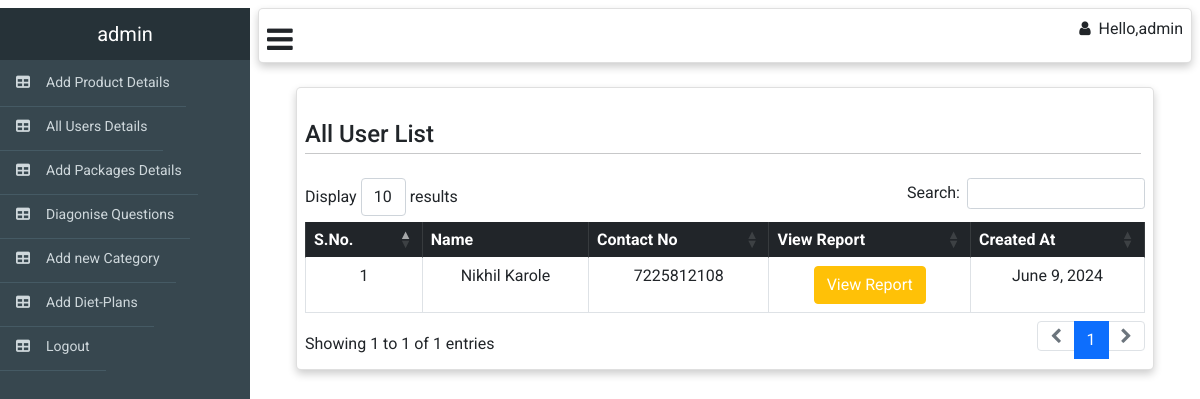
Page /web_admin/all-users (signed in) on the committed database.
### web_admin/models.py (models this page shows)
class user(models.Model):
    name = models.CharField(max_length=50)
    contact_no = models.CharField(max_length=15)
    otp = models.CharField(max_length=6)
    email = models.CharField(max_length=30)
    role = models.CharField(max_length=15, choices=Role)
    password = models.CharField(max_length=20,null=True,blank=True)
    is_active = models.BooleanField(default=True)
    gender = models.CharField(max_length=15, choices=Gender)
    age = models.IntegerField(default=0,null=True,blank=True)
    scalp_image = models.ImageField(upload_to='scalp_image/',null=True,blank=True)
    is_question_submitted = models.BooleanField(default=False)
    hair_health = models.FloatField(default=0)
    last_update_que = models.ForeignKey(questions,on_delete=models.CASCADE,null=True,blank=True)
    profile_image = models.ImageField(upload_to='profile/',null=True,blank=True)
    created_at = models.DateTimeField(auto_now_add=True)
    updated_at = models.DateTimeField(auto_now=True)

### web_admin/views.py (the view)
# urls.py: path('all-users',AllUsers.as_view(),name='all-users'),
class AllUsers(APIView):
    template_name = 'all_users_list.html'
    model = user
    def get(self,request,*args, **kwargs):
        list = self.model.objects.all()
        context={'list':list}
        return render(request,self.template_name,context)

### web_admin/templates/all_users_list.html (shortened to what this page needs)
{% extends "web_adminbase.html" %} {% block body %}{% load static %}
<div class="m-4">
  <div class="card me-6 p-2" style="width: auto">
    <h4 class="mt-4 p-0">
      All User List
      <hr class="hr p-0 mt-1 me-1" />
    </h4>
    <table
      id="example"
      class="table table-bordered text-center"
      style="width: 100%"
    >
      <thead class="table-dark text-center">
        <tr class="p-3 text-center">
          <th>S.No.</th>
          <th>Name</th>
          <th>Contact No</th>
          <th>View Report</th>
          <th>Created At</th>
        </tr>
      </thead>
      <tbody>
        {% for obj in list %}
        <tr>
          <td>{{forloop.counter}}</td>
          <td>{{obj.name}}</td>
          <td>{{obj.contact_no}}</td>
          <td><a class="btn btn-warning text-white">View Report</a></td>
          <td>{{obj.created_at|date}}</td>
        </tr>
        {% endfor %}
      </tbody>
    </table>
  </div>
</div>
{% endblock %}

### web_admin/templates/web_adminbase.html (shortened to what this page needs)
<html>
  <head>
    {% load static %}
    <link rel="stylesheet" href="/static/cs/dataTables.bootstrap5.min.css" />
    <link href="/static/cs/fontawesome.min.css" rel="stylesheet" />
    <link href="/static/cs/solid.css" rel="stylesheet" />
    <link href="/static/webfonts/fa-solid-900.woff2" rel="stylesheet" />
    <link href="/static/webfonts/fa-solid-900.ttf" rel="stylesheet" />
    <link href="/static/webfonts/fa-solid-900.ttf" rel="stylesheet" />
    <link href="/static/cs/dataTables.bootstrap5.min.css" rel="stylesheet" />
    <link
      href="https://cdn.jsdelivr.net/npm/bootstrap@5.0.2/dist/css/bootstrap.min.css"
      rel="stylesheet"
    />
  <link rel="stylesheet" href="https://cdnjs.cloudflare.com/ajax/libs/font-awesome/4.7.0/css/font-awesome.min.css">
  </head>
  <div id="viewport">
    <div id="sidebar">
      <header>
        <a href="#">{{request.session.name}}</a>
      </header>
      <ul class="nav">
        <li>
          <a href="/web_admin/add-product"><i class="fa-solid fa-table"></i>Add Product Details</a>
        </li>
        <li>
          <a href="/web_admin/all-users"><i class="fa-solid fa-table"></i>All Users Details</a>
        </li>
        <li>
          <a href="/web_admin/add-package"><i class="fa-solid fa-table"></i>Add Packages Details</a>
        </li>
        <li>
          <a href="/web_admin/add-questions"><i class="fa-solid fa-table"></i>Diagonise Questions</a>
        </li>
        <li>
          <a href="/web_admin/add-category"><i class="fa-solid fa-table"></i>Add new Category</a>
        </li>
        <li>
          <a href="/web_admin/add-diet-plan"><i class="fa-solid fa-table"></i>Add Diet-Plans</a>
        </li>
        <li>
          <a href="/web_admin/logout"><i class="fa-solid fa-table"></i>Logout</a>
        </li>
      </ul>
    </div>
    <div id="content">
      <div class="card m-2 p-2" style="width: auto; display: block">
        <div class="nav navbar-right">
          <i class="fa fa-bars" id="drawer_btn" onclick="openCloseNav()"></i>
          <h class="ms-auto" href="#">
            <i class="fa fa-user ms-2 me-2"></i
            >Hello,{{request.session.name}}</h
          >
        </div>
      </div>
      <div class="container-fluid">
        {% block body %}{% endblock body %}
    </div>
  </div>
</html>

### static/cs/solid.css (style rules this page uses)
:root, :host { --fa-style-family-classic: 'Font Awesome 6 Free'; --fa-font-solid: normal 900 1em/1 'Font Awesome 6 Free'; }
.fas, .fa-solid { font-weight: 900; }

### rows in the picture
user: name "Nikhil Karole", contact_no "7225812108", created_at "June 9, 2024"

### other values in the picture
{{ request.session.name }} "admin"
